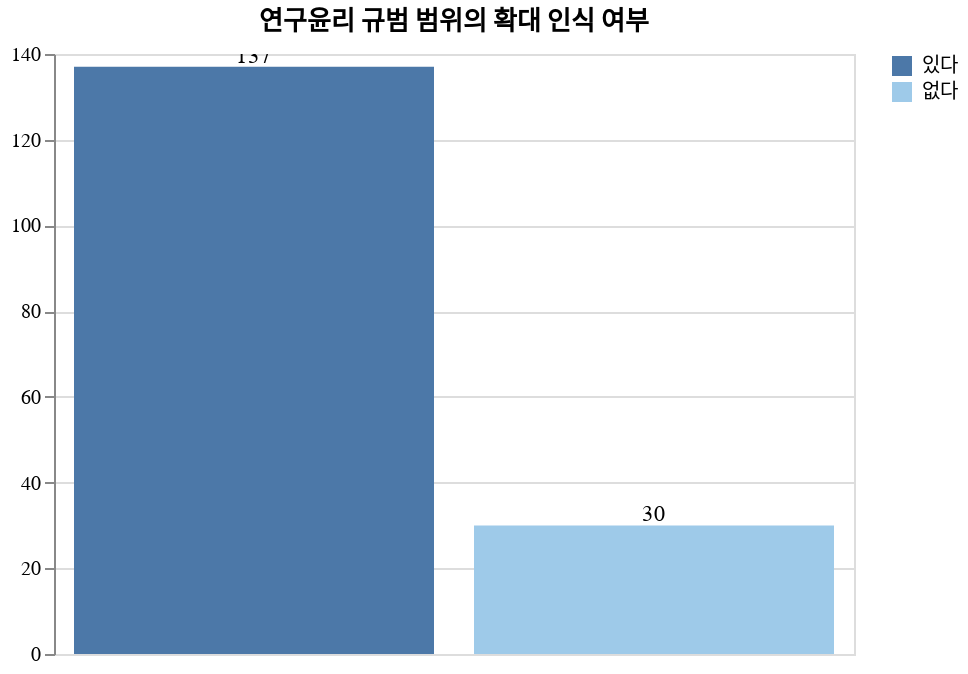

The cell this chart's notebook holds for it:
### Code cell
# 
# 가 연구자의 연구윤리 교육 경험
# 

# 연구윤리 규범 범위의 확대 인식 여부
research_ethics_eduction_experience = df.group_by("Q6").len()
research_ethics_eduction_experience.with_columns(
    (pl.col("Q6") / pl.col("Q6").sum()).alias("percentage"),
).write_csv("figure/3/가_연구자의_연구윤리_교육_경험.csv")


bar = draw_bar_plot(research_ethics_eduction_experience.with_columns(pl.col("Q6").replace_strict(MAP_EXIST)), "Q6:N", "len", "연구윤리 규범 범위의 확대 인식 여부", MAP_EXIST)
bar.show()

### Figure 1 — Vega-Lite specification as saved in the notebook (floating-point values rounded to 4 significant figures)
{"config": {"view": {"continuousWidth": 300, "continuousHeight": 300}}, "layer": [{"mark": {"type": "bar"}, "encoding": {"color": {"field": "Q6", "scale": {"scheme": "tableau20"}, "sort": ["있다", "없다"], "title": null, "type": "nominal"}, "tooltip": [], "x": {"axis": null, "field": "Q6", "sort": ["있다", "없다"], "title": null, "type": "nominal"}, "y": {"field": "len", "title": null, "type": "quantitative"}}, "name": "view_91", "title": "연구윤리 규범 범위의 확대 인식 여부"}, {"mark": {"type": "text", "align": "center", "baseline": "bottom"}, "encoding": {"color": {"value": "black"}, "text": {"field": "len", "type": "quantitative"}, "tooltip": [], "x": {"field": "Q6", "sort": ["있다", "없다"], "type": "nominal"}, "y": {"field": "len", "type": "quantitative"}}, "title": "연구윤리 규범 범위의 확대 인식 여부"}], "data": {"name": "data-aa68df3a687fada6de96d78f4133456d"}, "params": [{"name": "param_91", "select": {"type": "interval", "encodings": ["x", "y"]}, "bind": "scales", "views": ["view_91"]}], "width": 400, "$schema": "https://vega.github.io/schema/vega-lite/v5.20.1.json", "datasets": {"data-aa68df3a687fada6de96d78f4133456d": [{"Q6": "있다", "len": 137}, {"Q6": "없다", "len": 30}]}}
